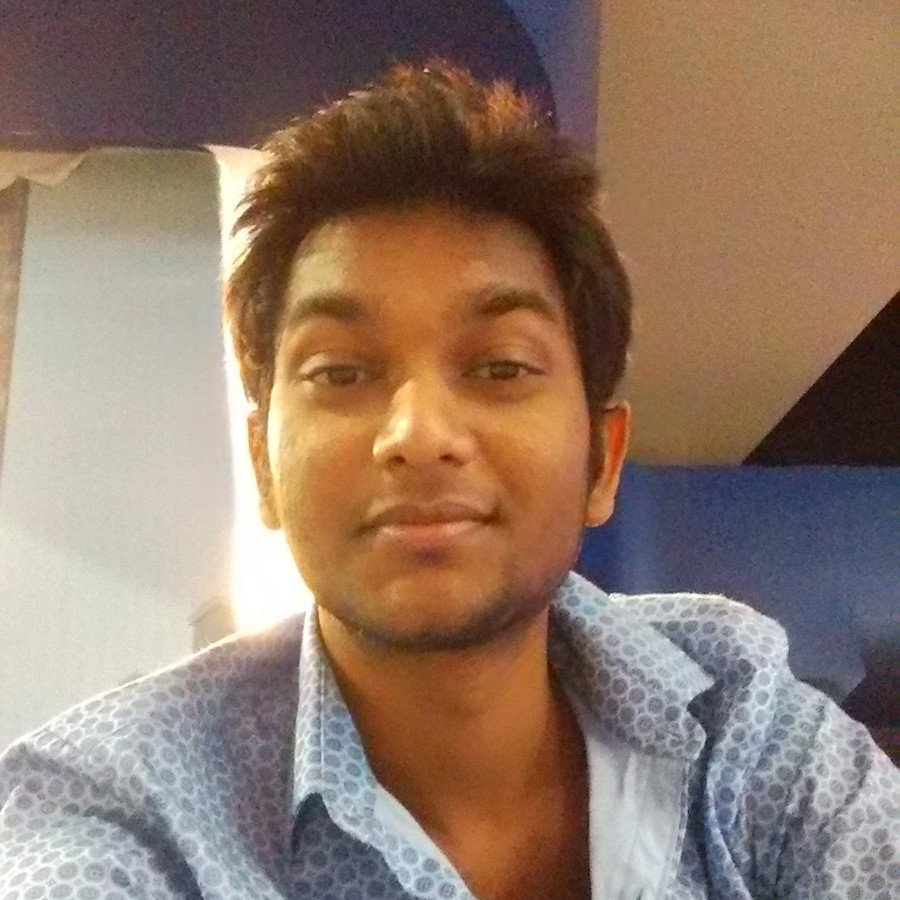
#> input picture opencv_video_practice/images/img.jpg, 900 x 900 px
$ jupyter execute practice_6.ipynb   (shell and % lines are left out)
#> lines starting #> are read from the running program, lines starting #| are printed output that depends on the picture
[cell 1]
# Template Matching


import cv2
import numpy as np
import matplotlib.pyplot as plt

full = cv2.imread('images/img.jpg')
#> full is the input picture: shape (900, 900, 3); mean B, G, R 105.6, 121.5, 145.4

#type(full)

full = cv2.cvtColor(full,cv2.COLOR_BGR2RGB)

plt.imshow(full)

[cell 2]
full.shape
#> Out = (900, 900, 3)

[cell 3]
face = cv2.imread('images/face.jpg')
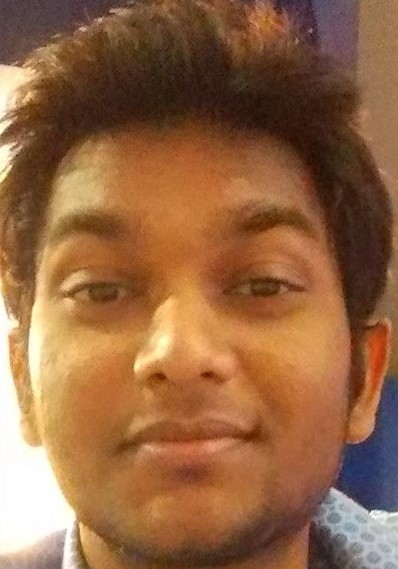
#> input picture opencv_video_practice/images/face.jpg, 398 x 569 px
#> face is the input picture: shape (569, 398, 3); mean B, G, R 67, 101.5, 147.5
face = cv2.cvtColor(face,cv2.COLOR_BGR2RGB)
plt.imshow(face)

[cell 4]
face.shape
#> Out = (569, 398, 3)

[cell 5]
# All the 6 Methods for comparison in a list
# Note we are using strings, later we will use eval() to convert to fucntion
methods = ['cv2.TM_CCOEFF', 'cv2.TM_CCOEFF_NORMED', 'cv2.TM_CCORR','cv2.TM_CCORR_NORMED', 'cv2.TM_SQDIFF', 'cv2.TM_SQDIFF_NORMED']

for m in methods:

    # Create a copy
    full_copy = full.copy()
    method = eval(m)

    # Template matching
    res = cv2.matchTemplate(full_copy,face,method)

    min_val,max_value,min_loc,max_loc = cv2.minMaxLoc(res)

    if method in [cv2.TM_CCOEFF,cv2.TM_CCOEFF_NORMED]:
        top_left = min_loc
    else:
        top_left = max_loc

    height,width,channels = face.shape

    bottom_right = (top_left[0] + width, top_left[1] + height)

    cv2.rectangle(full_copy,top_left,bottom_right,(255,0,0),10)

    # plot and show the images

    plt.subplot(121)
    plt.imshow(res)
    plt.title("HEATMAP OF TEMPLATE MATCHING")


    plt.subplot(122)
    plt.imshow(full_copy)
    plt.title("DETECTION OF TEMPLATE")

    # Title with the method used
    plt.suptitle(m)

    plt.show()

    print("\n")
    print("\n")
#> this loop made 6 passes
#> (min_val, max_value, min_loc, top_left, bottom_right) on passes 3 to 6: (7.36e+09, 1.3e+10, (502, 139), (0, 227), (398, 796)), (0.782, 1, (502, 331), (239, 83), (637, 652)), (3143202, 6.75e+09, (239, 83), (0, 331), (398, 900)), (0.000309, 0.452, (239, 83), (0, 331), (398, 900))
#> (min_val, max_value, max_loc, top_left, bottom_right) on passes 1 to 2: (-202546000, 1.91e+09, (239, 83), (502, 131), (900, 700)), (-0.123, 0.999, (239, 83), (502, 130), (900, 699))
#> pass 1, `res = cv2.matchTemplate(full_copy,face,method)`:
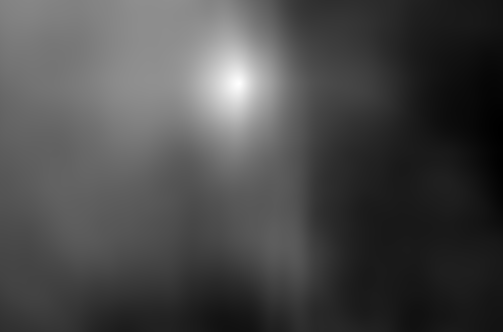
#> res: shape (332, 503) float32; min -202546000, max 1.91e+09, mean 411004416; drawn with min black and max white
#> pass 1, `plt.show()`:
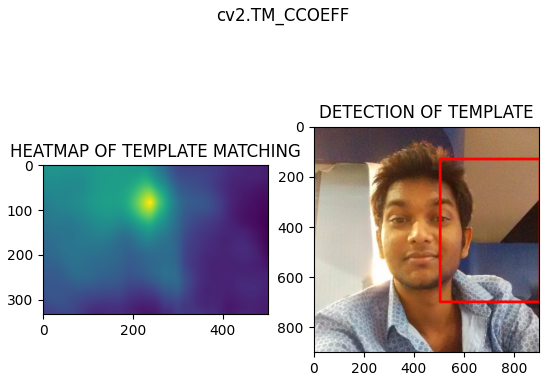
#> figure drawn by matplotlib, 2 panels
#> pass 3, `res = cv2.matchTemplate(full_copy,face,method)`:
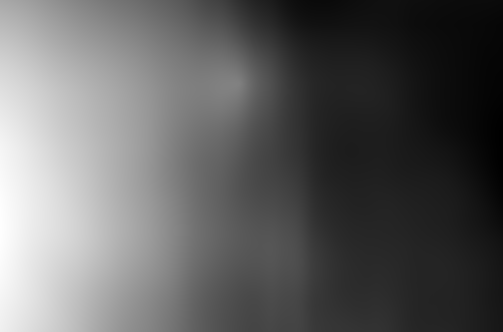
#> res: shape (332, 503) float32; min 7.36e+09, max 1.3e+10, mean 9.49e+09; drawn with min black and max white
#> after the loop:
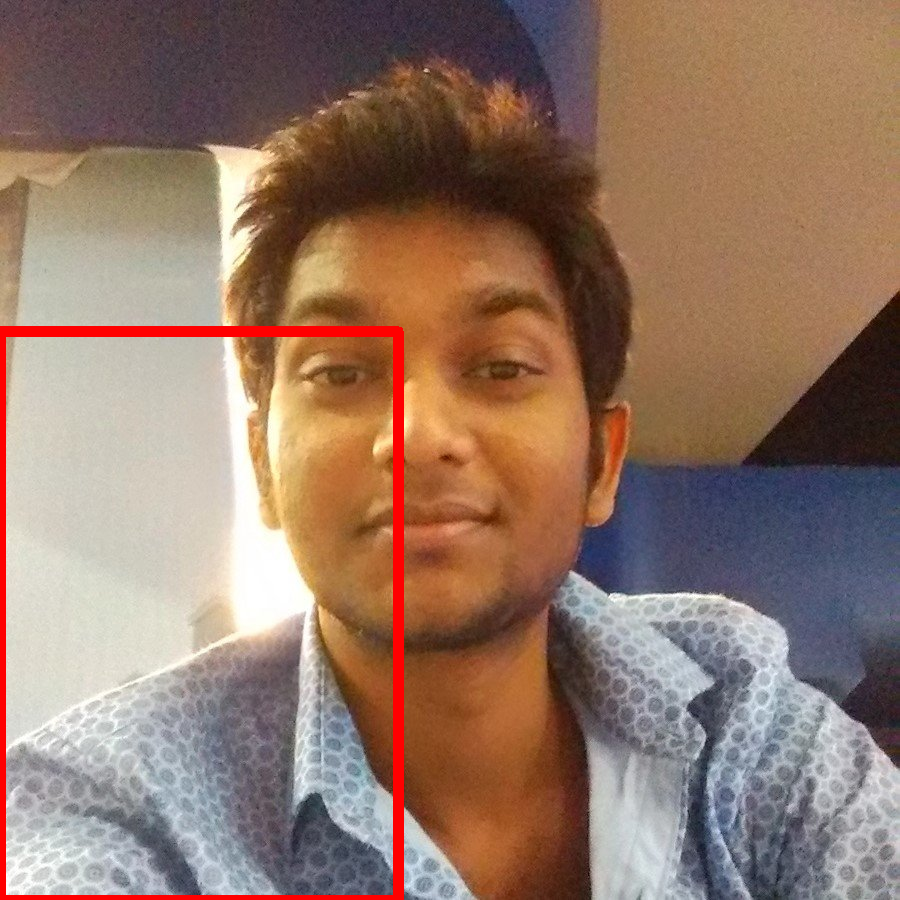
#> full_copy: shape (900, 900, 3); mean R, G, B 146.9, 118.5, 103.1
#> after the loop:
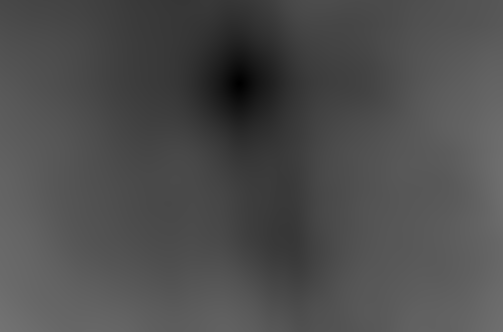
#> res: shape (332, 503) float32; min 0.000309, max 0.452, mean 0.305
